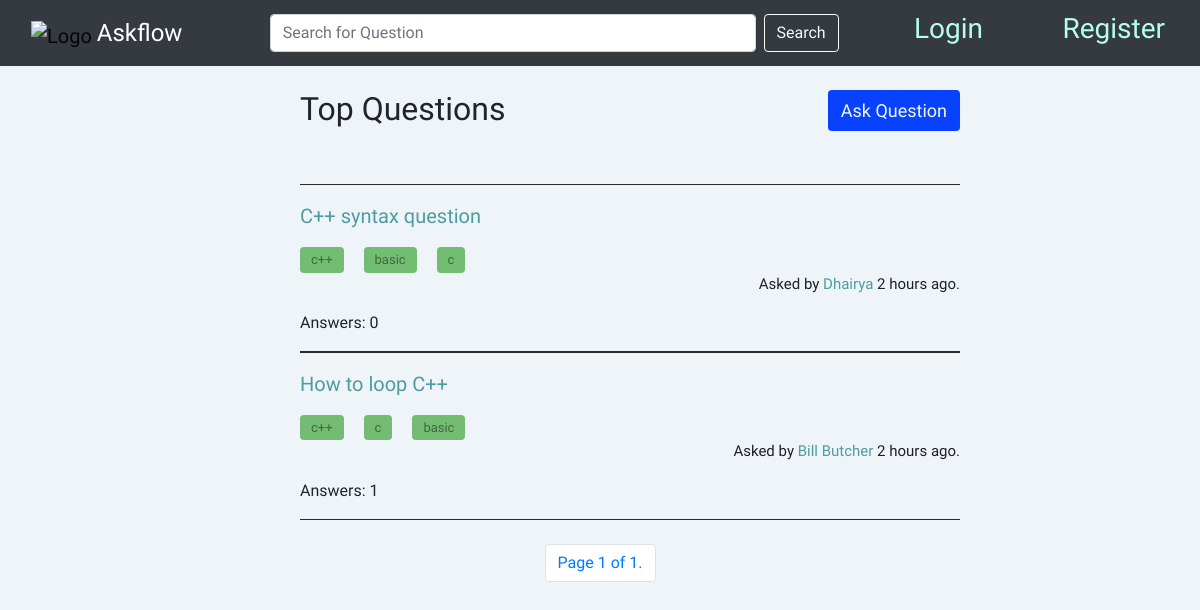
Screenshot of /tag/c with the database file from the repository.
### overflow/models.py (models this page shows, shortened)
class Question(models.Model):
    title = models.CharField(max_length=500)
    body = models.TextField()
    upvotes = models.IntegerField(default=0)
    downvotes = models.IntegerField(default=0)
    user = models.ForeignKey(
        User, on_delete=models.CASCADE, related_name="get_questions"
    )
    date = models.DateTimeField(auto_now_add=True)
    no_answer = models.IntegerField(default=0)
    verified_answer = models.BooleanField(default=False)
    def __str__(self):
        return f"{self.title} asked by {self.user.username}"

class Tags(models.Model):
    tag = models.CharField(max_length=50)
    question = models.ForeignKey(
        Question, on_delete=models.CASCADE, related_name="get_tags"
    )
    class Meta:
        unique_together = (
            "tag",
            "question",
        )
    def __str__(self):
        return f"{self.tag} for {self.question.id}"

class User(AbstractUser):
    joined_date = models.DateTimeField(auto_now_add=True)
    answers = models.IntegerField(default=0)
    questions = models.IntegerField(default=0)

### overflow/views.py (the view)
# urls.py: path("tag/<str:name>", views.tag, name="tag"),
def tag(request, name):
    tags = Tags.objects.filter(tag=name)
    if len(tags) == 0:
        return HttpResponseRedirect(reverse("index"))
    else:
        obj = []
        for tag in tags:
            t = Tags.objects.filter(question=tag.question)
            dd = datetime.now(timezone.utc) - tag.question.date
            min = int(round(dd.total_seconds() / 60, 0))
            time = int(round(dd.total_seconds() / 3600, 0))
            if time < 1:
                time = f"{min} minutes"
            else:
                time = f"{time} hours"
            obj.append(
                {
                    "que": tag.question,
                    "tags": t,
                    "days": f"{(datetime.now(timezone.utc) - tag.question.date).days} days",
                    "time": time,
                }
            )
        print(obj)
        paginator = Paginator(obj, 4)
        page_number = request.GET.get("page")
        page_obj = paginator.get_page(page_number)
        return render(
            request,
            "overflow/index.html",
            {
                "objects": page_obj,
            },
        )

### overflow/templates/overflow/index.html (shortened to what this page needs)
{% extends "overflow/layout.html" %}
{% block body %}
<div class="index mt-4">
    <div class="d-flex justify-content-between mb-5">
     <h2>Top Questions</h2>
     <a class="btn" style="font-size: 18px; height: 80%;" href="{% url 'askQuestion' %}">Ask Question</a>
    </div>
    {% for object in objects %}
      <hr />
      <a href="{% url 'question' object.que.id %}"><p>{{ object.que.title }}</p></a>
      <div class="d-flex justify-content-start pl-10">
        {% for tag in object.tags %}
        <a id="tag" class="btn" href="{% url 'tag' tag.tag %}">{{ tag.tag }}</a>
        {% endfor %}
      </div>
      <div class="d-flex justify-content-end">
        <p id="user">Asked by <a id="username" href="{% url 'profile' object.que.user.id %}"> {{ object.que.user.username }} </a>
        {% if object.days == "0 days" %}
            {{object.time}} ago.
        {% else %}
            {{object.days}} ago.
        {% endif %}
        </p>
        <br />
      </div>
        <p>Answers: {{object.que.no_answer}}</p>
    {% endfor %}
       <hr />
</div>
 <div class="d-flex justify-content-center mt-4">
 <nav aria-label="Page navigation example" id="foo">
  <ul class="pagination">
      <li class="page-item" ><span class="current page-link">
          Page {{ objects.number }} of {{ objects.paginator.num_pages }}.
      </span></li>
    </ul>
</nav>
</div>
{% endblock %}

### overflow/static/overflow/styles.css (style rules this page uses)
body { background-color: #EFF4F8; font-family: 'Catamaran', sans-serif; }
a { text-decoration: none; }

### overflow/static/overflow/index.css (style rules this page uses)
.index { display: block; margin-top: 20px; margin-left: 25%; margin-right: 20%; }
.index .btn { background-color: rgb(8, 65, 254); color: aliceblue; }
hr { size: 3; color: black; height: 1.5px; border-width:0; background-color:rgb(43, 41, 41) }
.index a { text-decoration: none; font-size: 20px; color: #4D9CA1; font-weight: 500; }
a#tag.btn { font-size: 13px; font-weight: 500; width: fit-content; padding: 2px 10px; background-color: #73BD72; color: rgba(16, 15, 15, 0.496); margin-right: 20px; }
.d-flex.justify-content-end p#user { font-size: 15px; color: #1f2023; }
a#username { font-size: 15px; cursor: pointer; }

### rows the page displays
Question: que "C++ syntax question", que.user.username "Dhairya", time "2 hours", que.no_answer "0"
Tags: tag "c++"
Tags: tag "basic"
Tags: tag "c"
Question: que "How to loop C++", que.user.username "Bill Butcher", time "2 hours", que.no_answer "1"
Tags: tag "c++"
Tags: tag "c"
Tags: tag "basic"

### other values shown
{{ objects.number }} "1"
{{ objects.paginator.num_pages }} "1"
